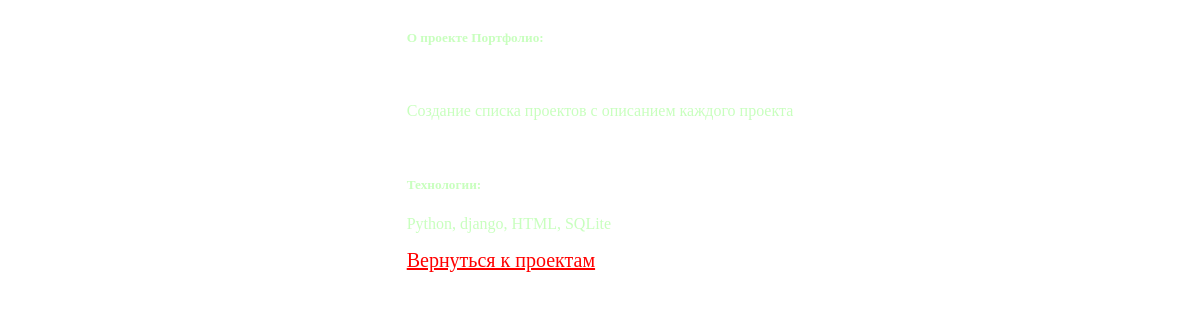
Screenshot of /project/2/ with the database file from the repository.
### project/models.py (models this page shows)
class myproject(models.Model):
    name = models.CharField(max_length=20)
    description = models.TextField()
    technology = models.CharField(max_length=50)

### project/views.py (the view)
# urls.py: path('<int:pk>/', views.project_detail, name = 'project_detail')
def project_detail(request, pk):
    projects = myproject.objects.get(pk = pk)
    context = {'project': projects}
    return render(request, 'project_detail.html', context)

### templates/project_detail.html (shortened to what this page needs)
<!DOCTYPE html>
<html lang="en">
<head>
</head>
<body>
{% block page_content %}
<div class = 'row'>
        <div class = 'card-body'>
        <h5>О проекте {{ project.name }}:</h5>
            <br>
        <p >{{ project.description }}</p>
            <br>
        <h5>Технологии:</h5>
            <p>{{ project.technology }}</p>
        </div>
    <a href="{%  url 'project_index'%}" id="return">Вернуться к проектам</a>
</div>
{% endblock %}
</body>
</html>

### templates/project_detail.html (style rules this page uses)
body { background-image: url("https://phonoteka.org/uploads/posts/2021-03/1616367308_24-p-fon-dlya-saita-25.jpg"); background-size: cover; display: flex; flex-direction: column; align-items: center; color: rgb(200, 270, 190); }
#return { color: red; font-size: 20px; margin-top: 50px; }

### rows the page displays
myproject: name "Портфолио", description "Создание списка проектов с описанием каждого проекта", technology "Python, django, HTML, SQLite"
